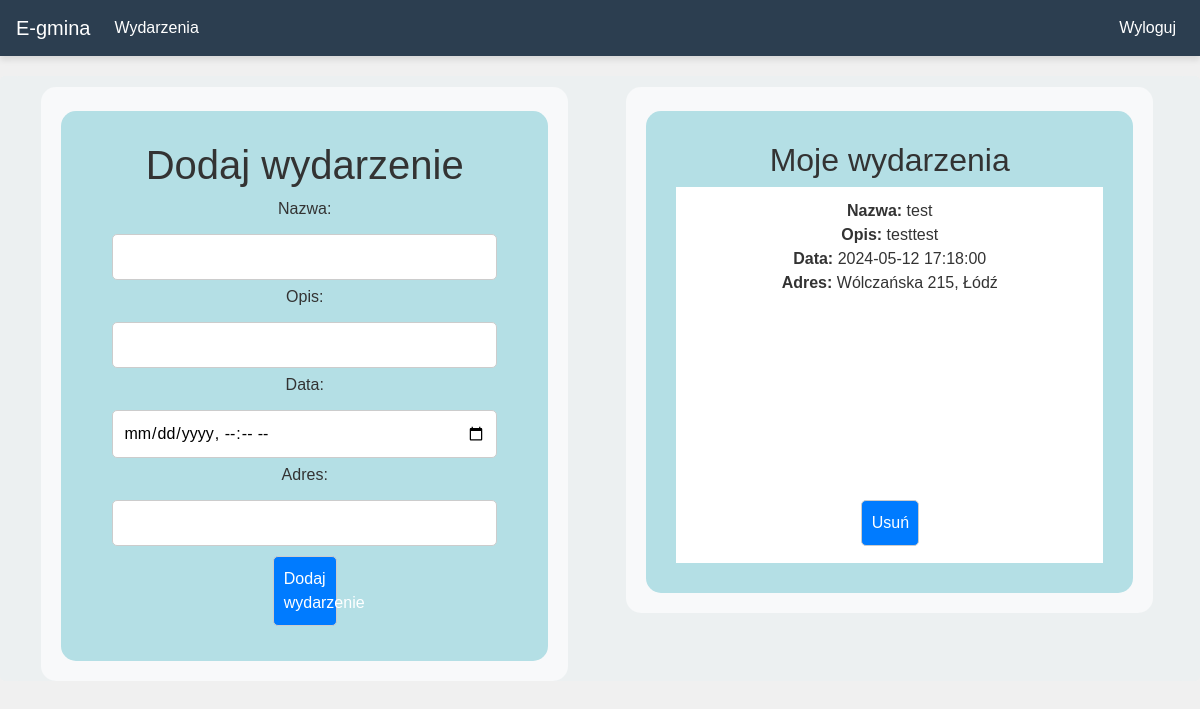
The page /events (signed in) on the database its author committed.
### website/models.py (models this page shows)
class Event(db.Model):
    id = db.Column(db.Integer, primary_key=True)
    data = db.Column(db.String(10000))
    date = db.Column(db.DateTime(timezone=True), default=func.now())
    place = db.Column(db.String(150))
    name = db.Column(db.String(150))
    status = db.Column(db.String(50), default='pending')
    user_id = db.Column(db.Integer, db.ForeignKey('user.id'))

### website/views.py (the view, shortened to what this page needs)
@views.route('/events', methods=['GET', 'POST'])
@login_required
def event():
    user_events = current_user.Events
    return render_template('events.html', user=current_user,user_events=user_events)

### website/__init__.py (called while the page is built)
def create_app():
    app = Flask(__name__, static_folder='templates/static')
    app.config['SECRET_KEY'] = 'hjshjhdjah kjshkjdhjs'
    app.config['SQLALCHEMY_DATABASE_URI'] = f'sqlite:///{DB_NAME}'
    db.init_app(app)
    from .views import views
    from .auth import auth
    app.register_blueprint(views, url_prefix='/')
    app.register_blueprint(auth, url_prefix='/')
    from .models import User, Event
    with app.app_context():
        db.create_all()
        create_admin(app)
    login_manager = LoginManager()
    login_manager.login_view = 'auth.login_user'
    login_manager.init_app(app)
    @login_manager.user_loader
    def load_user(id):
        return User.query.get(int(id))
    return app

### website/templates/events.html (shortened to what this page needs)
{% extends "base.html" %}
{% block content %}
    <div class="container">
        <div class="row">
            <div class="col-md-6">
                <div class="container1">
                    <div class="container_event">
                        <h1 align="center">Dodaj wydarzenie</h1>
                        <body>
                            <form method="POST">
                                <label for="name">Nazwa:</label><br>
                                <input type="text" id="name" name="name" required><br>
                                <label for="data">Opis:</label><br>
                                <input type="text" id="data" name="data" required><br>
                                <label for="date">Data:</label><br>
                                <input type="datetime-local" id="date" name="date" required><br>
                                <label for="place">Adres:</label><br>
                                <input type="text" id="place" name="place" required><br>
                                <button type="submit">Dodaj wydarzenie</button>
                            </form>
                        </body>
                    </div>
                </div>
            </div>
            <div class="col-md-6">
                <div class="container2">
                    <div class="container_event">
                        <h2 align="center">Moje wydarzenia</h2>
                        <ul class="list-group list-group-flush" id="Events">
                            {% for event in user_events %}
                                <li class="list-group-item">
                                    {% if event.status == 'rejected' %}
                                        <p>Twoje wydarzenie "{{ event.name }}" zostało odrzucone.</p>
                                        <button type="button"  onclick="deleteEvent({{ event.id }})" >Usuń</button>
                                    {% else %}
                                        <strong>Nazwa:</strong> {{ event.name }}<br>
                                        <strong>Opis:</strong> {{ event.data }}<br>
                                        <strong>Data:</strong> {{ event.date }}<br>
                                        <strong>Adres:</strong> {{ event.place }}<br>
                                        <div id="map-{{ event.id }}" style="height: 200px;"></div>
                                        <button type="button"  onclick="deleteEvent({{ event.id }})" >Usuń</button>
                                    {% endif %}
                                </li>
                            {% endfor %}
                        </ul>
                    </div>
                </div>
            </div>
        </div>
    </div>
{% endblock %}

### website/templates/base.html (style rules this page uses)
body { background-color: #f0f0f0; color: #333; }
.container { background-color: #ecf0f1; border-radius: 5px; max-width: 100%; margin: 20px auto; padding: 0 15px; }

### website/templates/events.html (style rules this page uses)
body { font-family: Arial, sans-serif; margin: 0; padding: 0; }
.container1, .container2 { background-color: #f8f9fa; color: #333333; text-align: center; padding: 20px; padding-top: 4px; border-radius: 15px; width: 95%; margin-top: 2%; margin-left: 2%; }
.container_event { position: relative; background-color: #b4dfe5; color: #333333; justify-content: center; align-items: center; border-radius: 15px; padding: 30px; margin-top: 20px; }
input[type="text"], input[type="datetime-local"], button { padding: 10px; margin: 5px; border: 1px solid #ccc; border-radius: 5px; width: 90%; box-sizing: border-box; }
button { background-color: #007bff; color: #ffffff; cursor: pointer; width:15%; }

### rows shown on the page
Event: name "test", data "testtest", date "2024-05-12 17:18:00", place "Wólczańska 215, Łódź"
